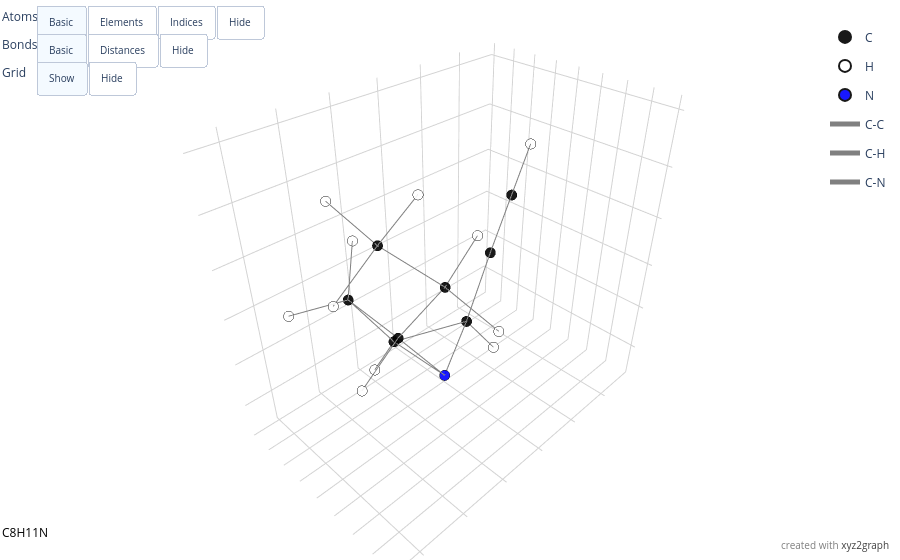

The notebook cell saved with this chart:
### Code cell
draw_random_mol()

### Figure 1 — Plotly figure (JSON) as saved in the notebook; plotly's stock layout.template omitted (floating-point values rounded to 4 significant figures)
{"data": [{"hoverinfo": "text", "hovertext": ["0. C (1.367, 0.166, 1.159)", "1. C (0.327, 0.402, 0.057)", "2. C (0.663, -0.372, -1.207)", "3. C (0.510, -1.918, -1.320)", "4. C (-0.263, -1.639, -2.607)", "5. C (-1.489, -0.847, -2.342)", "6. C (-2.304, -1.005, -1.170)", "7. C (-3.058, -1.169, -0.246)"], "marker": {"color": "black", "line": {"color": "black", "width": 4}, "opacity": 0.9, "size": 6}, "mode": "markers", "name": "C", "text": ["C", "C", "C", "C", "C", "C", "C", "C"], "textfont": {"color": "black", "size": 12}, "textposition": "top center", "type": "scatter3d", "x": [1.367, 0.327, 0.663, 0.51, -0.263, -1.489, -2.304, -3.058], "y": [0.166, 0.402, -0.372, -1.918, -1.639, -0.847, -1.005, -1.169], "z": [1.159, 0.057, -1.207, -1.32, -2.607, -2.342, -1.17, -0.246]}, {"hoverinfo": "text", "hovertext": ["9. H (1.410, -0.890, 1.447)", "10. H (2.370, 0.462, 0.832)", "11. H (1.126, 0.743, 2.057)", "12. H (-0.667, 0.132, 0.420)", "13. H (0.291, 1.468, -0.202)", "14. H (1.677, -0.098, -1.518)", "15. H (1.453, -2.446, -1.464)", "16. H (-0.067, -2.420, -0.538)", "17. H (-0.101, -2.123, -3.565)", "18. H (-2.073, -0.613, -3.230)", "19. H (-3.711, -1.299, 0.582)"], "marker": {"color": "white", "line": {"color": "black", "width": 4}, "opacity": 0.9, "size": 6}, "mode": "markers", "name": "H", "text": ["H", "H", "H", "H", "H", "H", "H", "H", "H", "H", "H"], "textfont": {"color": "black", "size": 12}, "textposition": "top center", "type": "scatter3d", "x": [1.41, 2.37, 1.126, -0.667, 0.291, 1.677, 1.453, -0.067, -0.101, -2.073, -3.711], "y": [-0.89, 0.462, 0.743, 0.132, 1.468, -0.098, -2.446, -2.42, -2.123, -0.613, -1.299], "z": [1.447, 0.832, 2.057, 0.42, -0.202, -1.518, -1.464, -0.538, -3.565, -3.23, 0.582]}, {"hoverinfo": "text", "hovertext": ["8. N (-0.178, -0.136, -2.447)"], "marker": {"color": "blue", "line": {"color": "black", "width": 4}, "opacity": 0.9, "size": 6}, "mode": "markers", "name": "N", "text": ["N"], "textfont": {"color": "black", "size": 12}, "textposition": "top center", "type": "scatter3d", "x": [-0.178], "y": [-0.136], "z": [-2.447]}, {"hoverinfo": "text", "hovertext": ["0. C (1.367, 0.166, 1.159)", "1. C (0.327, 0.402, 0.057)", "2. C (0.663, -0.372, -1.207)", "3. C (0.510, -1.918, -1.320)", "4. C (-0.263, -1.639, -2.607)", "5. C (-1.489, -0.847, -2.342)", "6. C (-2.304, -1.005, -1.170)", "7. C (-3.058, -1.169, -0.246)"], "marker": {"color": "black", "line": {"color": "black", "width": 4}, "opacity": 0.9, "size": 6}, "mode": "markers", "name": "C", "text": ["0", "1", "2", "3", "4", "5", "6", "7"], "textfont": {"color": "black", "size": 12}, "textposition": "top center", "type": "scatter3d", "visible": false, "x": [1.367, 0.327, 0.663, 0.51, -0.263, -1.489, -2.304, -3.058], "y": [0.166, 0.402, -0.372, -1.918, -1.639, -0.847, -1.005, -1.169], "z": [1.159, 0.057, -1.207, -1.32, -2.607, -2.342, -1.17, -0.246]}, {"hoverinfo": "text", "hovertext": ["9. H (1.410, -0.890, 1.447)", "10. H (2.370, 0.462, 0.832)", "11. H (1.126, 0.743, 2.057)", "12. H (-0.667, 0.132, 0.420)", "13. H (0.291, 1.468, -0.202)", "14. H (1.677, -0.098, -1.518)", "15. H (1.453, -2.446, -1.464)", "16. H (-0.067, -2.420, -0.538)", "17. H (-0.101, -2.123, -3.565)", "18. H (-2.073, -0.613, -3.230)", "19. H (-3.711, -1.299, 0.582)"], "marker": {"color": "white", "line": {"color": "black", "width": 4}, "opacity": 0.9, "size": 6}, "mode": "markers", "name": "H", "text": ["9", "10", "11", "12", "13", "14", "15", "16", "17", "18", "19"], "textfont": {"color": "black", "size": 12}, "textposition": "top center", "type": "scatter3d", "visible": false, "x": [1.41, 2.37, 1.126, -0.667, 0.291, 1.677, 1.453, -0.067, -0.101, -2.073, -3.711], "y": [-0.89, 0.462, 0.743, 0.132, 1.468, -0.098, -2.446, -2.42, -2.123, -0.613, -1.299], "z": [1.447, 0.832, 2.057, 0.42, -0.202, -1.518, -1.464, -0.538, -3.565, -3.23, 0.582]}, {"hoverinfo": "text", "hovertext": ["8. N (-0.178, -0.136, -2.447)"], "marker": {"color": "blue", "line": {"color": "black", "width": 4}, "opacity": 0.9, "size": 6}, "mode": "markers", "name": "N", "text": ["8"], "textfont": {"color": "black", "size": 12}, "textposition": "top center", "type": "scatter3d", "visible": false, "x": [-0.178], "y": [-0.136], "z": [-2.447]}, {"hoverinfo": "skip", "legendgroup": "C-C", "line": {"color": "grey", "width": 2}, "mode": "lines", "name": "C-C", "showlegend": true, "type": "scatter3d", "x": [1.367, 0.327, NaN, 0.327, 0.663, NaN, 0.663, 0.51, NaN, 0.51, -0.263, NaN, -0.263, -1.489, NaN, -1.489, -2.304, NaN, -2.304, -3.058, NaN], "y": [0.166, 0.402, NaN, 0.402, -0.372, NaN, -0.372, -1.918, NaN, -1.918, -1.639, NaN, -1.639, -0.847, NaN, -0.847, -1.005, NaN, -1.005, -1.169, NaN], "z": [1.159, 0.057, NaN, 0.057, -1.207, NaN, -1.207, -1.32, NaN, -1.32, -2.607, NaN, -2.607, -2.342, NaN, -2.342, -1.17, NaN, -1.17, -0.246, NaN]}, {"hoverinfo": "skip", "legendgroup": "C-C", "mode": "text", "name": "C-C lengths", "showlegend": false, "text": ["1.53", "1.52", "1.56", "1.53", "1.48", "1.44", "1.20"], "textfont": {"size": 10}, "textposition": "top center", "type": "scatter3d", "visible": false, "x": [0.847, 0.495, 0.587, 0.124, -0.876, -1.897, -2.681], "y": [0.284, 0.015, -1.145, -1.778, -1.243, -0.926, -1.087], "z": [0.608, -0.575, -1.263, -1.963, -2.475, -1.756, -0.708]}, {"hoverinfo": "skip", "legendgroup": "C-H", "line": {"color": "grey", "width": 2}, "mode": "lines", "name": "C-H", "showlegend": true, "type": "scatter3d", "x": [1.367, 1.41, NaN, 1.367, 2.37, NaN, 1.367, 1.126, NaN, 0.327, -0.667, NaN, 0.327, 0.291, NaN, 0.663, 1.677, NaN, 0.51, 1.453, NaN, 0.51, -0.067, NaN, -0.263, -0.101, NaN, -1.489, -2.073, NaN, -3.058, -3.711, NaN], "y": [0.166, -0.89, NaN, 0.166, 0.462, NaN, 0.166, 0.743, NaN, 0.402, 0.132, NaN, 0.402, 1.468, NaN, -0.372, -0.098, NaN, -1.918, -2.446, NaN, -1.918, -2.42, NaN, -1.639, -2.123, NaN, -0.847, -0.613, NaN, -1.169, -1.299, NaN], "z": [1.159, 1.447, NaN, 1.159, 0.832, NaN, 1.159, 2.057, NaN, 0.057, 0.42, NaN, 0.057, -0.202, NaN, -1.207, -1.518, NaN, -1.32, -1.464, NaN, -1.32, -0.538, NaN, -2.607, -3.565, NaN, -2.342, -3.23, NaN, -0.246, 0.582, NaN]}, {"hoverinfo": "skip", "legendgroup": "C-H", "mode": "text", "name": "C-H lengths", "showlegend": false, "text": ["1.10", "1.10", "1.09", "1.09", "1.10", "1.10", "1.09", "1.09", "1.09", "1.09", "1.06"], "textfont": {"size": 10}, "textposition": "top center", "type": "scatter3d", "visible": false, "x": [1.388, 1.868, 1.246, -0.17, 0.309, 1.17, 0.982, 0.222, -0.182, -1.781, -3.384], "y": [-0.362, 0.314, 0.455, 0.267, 0.935, -0.235, -2.182, -2.169, -1.881, -0.73, -1.234], "z": [1.303, 0.996, 1.608, 0.238, -0.072, -1.362, -1.392, -0.929, -3.086, -2.786, 0.168]}, {"hoverinfo": "skip", "legendgroup": "C-N", "line": {"color": "grey", "width": 2}, "mode": "lines", "name": "C-N", "showlegend": true, "type": "scatter3d", "x": [0.663, -0.178, NaN, -0.263, -0.178, NaN, -1.489, -0.178, NaN], "y": [-0.372, -0.136, NaN, -1.639, -0.136, NaN, -0.847, -0.136, NaN], "z": [-1.207, -2.447, NaN, -2.607, -2.447, NaN, -2.342, -2.447, NaN]}, {"hoverinfo": "skip", "legendgroup": "C-N", "mode": "text", "name": "C-N lengths", "showlegend": false, "text": ["1.52", "1.51", "1.50"], "textfont": {"size": 10}, "textposition": "top center", "type": "scatter3d", "visible": false, "x": [0.243, -0.22, -0.833], "y": [-0.254, -0.887, -0.491], "z": [-1.827, -2.527, -2.395]}], "layout": {"annotations": [{"align": "left", "font": {"size": 12}, "showarrow": false, "text": "Atoms", "x": 0, "y": 0.99, "yref": "paper"}, {"align": "left", "font": {"size": 12}, "showarrow": false, "text": "Bonds", "x": 0, "y": 0.94, "yref": "paper"}, {"align": "left", "font": {"size": 12}, "showarrow": false, "text": "Grid", "x": 0, "y": 0.89, "yref": "paper"}, {"font": {"color": "black", "size": 12}, "showarrow": false, "text": "C8H11N", "x": 0, "xanchor": "left", "xref": "paper", "y": 0.03, "yanchor": "bottom", "yref": "paper"}, {"font": {"color": "gray", "size": 10}, "showarrow": false, "text": "created with <a href=\"https://zotko.github.io/xyz2graph/\"style=\"color:#404040;\">xyz2graph</a>", "x": 0.99, "xanchor": "right", "xref": "paper", "y": 0.01, "yanchor": "bottom", "yref": "paper"}], "legend": {"itemsizing": "constant", "x": 0.99, "xanchor": "right", "y": 0.96, "yanchor": "top"}, "margin": {"b": 0, "l": 0, "r": 0, "t": 0}, "scene": {"xaxis": {"backgroundcolor": "white", "gridcolor": "lightgray", "showbackground": true, "showgrid": true, "showspikes": false, "showticklabels": false, "title": {"text": ""}, "visible": true, "zeroline": false}, "yaxis": {"backgroundcolor": "white", "gridcolor": "lightgray", "showbackground": true, "showgrid": true, "showspikes": false, "showticklabels": false, "title": {"text": ""}, "visible": true, "zeroline": false}, "zaxis": {"backgroundcolor": "white", "gridcolor": "lightgray", "showbackground": true, "showgrid": true, "showspikes": false, "showticklabels": false, "title": {"text": ""}, "visible": true, "zeroline": false}}, "updatemenus": [{"active": 0, "buttons": [{"args": [{"mode": ["markers", "markers", "markers", "markers", "markers", "markers"], "visible": [true, true, true, false, false, false]}, [0, 1, 2, 3, 4, 5]], "label": "Basic", "method": "restyle"}, {"args": [{"mode": ["markers+text", "markers+text", "markers+text", "markers+text", "markers+text", "markers+text"], "visible": [true, true, true, false, false, false]}, [0, 1, 2, 3, 4, 5]], "label": "Elements", "method": "restyle"}, {"args": [{"mode": ["markers+text", "markers+text", "markers+text", "markers+text", "markers+text", "markers+text"], "visible": [false, false, false, true, true, true]}, [0, 1, 2, 3, 4, 5]], "label": "Indices", "method": "restyle"}, {"args": [{"visible": false}, [0, 1, 2, 3, 4, 5]], "label": "Hide", "method": "restyle"}], "direction": "right", "font": {"size": 10}, "pad": {"r": 5, "t": 5}, "showactive": true, "type": "buttons", "x": 0.04, "xanchor": "left", "y": 1, "yanchor": "top"}, {"active": 0, "buttons": [{"args": [{"mode": ["lines", "none"], "visible": [true, true]}, [6, 7, 8, 9, 10, 11]], "label": "Basic", "method": "restyle"}, {"args": [{"mode": ["lines", "text"], "visible": [true, true]}, [6, 7, 8, 9, 10, 11]], "label": "Distances", "method": "restyle"}, {"args": [{"visible": [false, false]}, [6, 7, 8, 9, 10, 11]], "label": "Hide", "method": "restyle"}], "direction": "right", "font": {"size": 10}, "pad": {"r": 5, "t": 5}, "showactive": true, "type": "buttons", "x": 0.04, "xanchor": "left", "y": 0.95, "yanchor": "top"}, {"active": 0, "buttons": [{"args": [{"scene.xaxis.backgroundcolor": "white", "scene.xaxis.gridcolor": "lightgray", "scene.xaxis.showbackground": true, "scene.xaxis.showgrid": true, "scene.yaxis.backgroundcolor": "white", "scene.yaxis.gridcolor": "lightgray", "scene.yaxis.showbackground": true, "scene.yaxis.showgrid": true, "scene.zaxis.backgroundcolor": "white", "scene.zaxis.gridcolor": "lightgray", "scene.zaxis.showbackground": true, "scene.zaxis.showgrid": true}], "label": "Show", "method": "relayout"}, {"args": [{"scene.xaxis.backgroundcolor": null, "scene.xaxis.gridcolor": "white", "scene.xaxis.showbackground": false, "scene.xaxis.showgrid": false, "scene.yaxis.backgroundcolor": null, "scene.yaxis.gridcolor": "white", "scene.yaxis.showbackground": false, "scene.yaxis.showgrid": false, "scene.zaxis.backgroundcolor": null, "scene.zaxis.gridcolor": "white", "scene.zaxis.showbackground": false, "scene.zaxis.showgrid": false}], "label": "Hide", "method": "relayout"}], "direction": "right", "font": {"size": 10}, "pad": {"r": 5, "t": 5}, "showactive": true, "type": "buttons", "x": 0.04, "xanchor": "left", "y": 0.9, "yanchor": "top"}]}}
